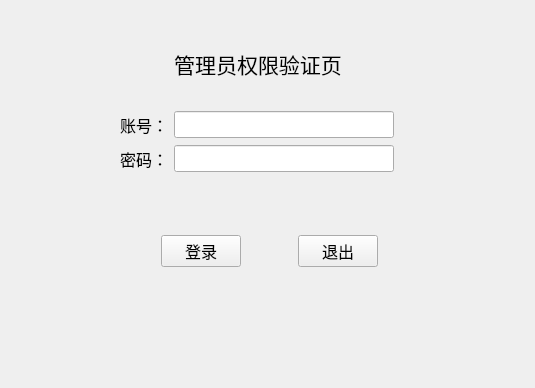
<?xml version="1.0" encoding="UTF-8"?>
<ui version="4.0">
 <class>Unlock</class>
 <widget class="QMainWindow" name="Unlock">
  <property name="geometry">
   <rect>
    <x>0</x>
    <y>0</y>
    <width>535</width>
    <height>388</height>
   </rect>
  </property>
  <property name="minimumSize">
   <size>
    <width>535</width>
    <height>388</height>
   </size>
  </property>
  <property name="maximumSize">
   <size>
    <width>535</width>
    <height>388</height>
   </size>
  </property>
  <property name="windowTitle">
   <string>权限验证</string>
  </property>
  <widget class="QWidget" name="centralwidget">
   <widget class="QLabel" name="label">
    <property name="geometry">
     <rect>
      <x>150</x>
      <y>50</y>
      <width>216</width>
      <height>27</height>
     </rect>
    </property>
    <property name="font">
     <font>
      <pointsize>16</pointsize>
     </font>
    </property>
    <property name="text">
     <string>管理员权限验证页</string>
    </property>
    <property name="alignment">
     <set>Qt::AlignCenter</set>
    </property>
   </widget>
   <widget class="QWidget" name="">
    <property name="geometry">
     <rect>
      <x>120</x>
      <y>110</y>
      <width>274</width>
      <height>63</height>
     </rect>
    </property>
    <layout class="QGridLayout" name="gridLayout">
     <item row="0" column="0">
      <widget class="QLabel" name="label_2">
       <property name="font">
        <font>
         <pointsize>12</pointsize>
        </font>
       </property>
       <property name="text">
        <string>账号：</string>
       </property>
      </widget>
     </item>
     <item row="0" column="1">
      <widget class="QLineEdit" name="lineEdit_user">
       <property name="font">
        <font>
         <pointsize>12</pointsize>
        </font>
       </property>
      </widget>
     </item>
     <item row="1" column="0">
      <widget class="QLabel" name="label_3">
       <property name="font">
        <font>
         <pointsize>12</pointsize>
        </font>
       </property>
       <property name="text">
        <string>密码：</string>
       </property>
      </widget>
     </item>
     <item row="1" column="1">
      <widget class="QLineEdit" name="lineEdit_password">
       <property name="font">
        <font>
         <pointsize>12</pointsize>
        </font>
       </property>
      </widget>
     </item>
    </layout>
   </widget>
   <widget class="QWidget" name="">
    <property name="geometry">
     <rect>
      <x>110</x>
      <y>210</y>
      <width>319</width>
      <height>82</height>
     </rect>
    </property>
    <layout class="QHBoxLayout" name="horizontalLayout">
     <item>
      <spacer name="horizontalSpacer_2">
       <property name="orientation">
        <enum>Qt::Horizontal</enum>
       </property>
       <property name="sizeHint" stdset="0">
        <size>
         <width>40</width>
         <height>20</height>
        </size>
       </property>
      </spacer>
     </item>
     <item>
      <widget class="QPushButton" name="pushButton_login">
       <property name="font">
        <font>
         <pointsize>12</pointsize>
        </font>
       </property>
       <property name="text">
        <string>登录</string>
       </property>
      </widget>
     </item>
     <item>
      <spacer name="horizontalSpacer">
       <property name="orientation">
        <enum>Qt::Horizontal</enum>
       </property>
       <property name="sizeHint" stdset="0">
        <size>
         <width>40</width>
         <height>20</height>
        </size>
       </property>
      </spacer>
     </item>
     <item>
      <widget class="QPushButton" name="pushButton_close">
       <property name="font">
        <font>
         <pointsize>12</pointsize>
        </font>
       </property>
       <property name="text">
        <string>退出</string>
       </property>
      </widget>
     </item>
     <item>
      <spacer name="horizontalSpacer_3">
       <property name="orientation">
        <enum>Qt::Horizontal</enum>
       </property>
       <property name="sizeHint" stdset="0">
        <size>
         <width>40</width>
         <height>20</height>
        </size>
       </property>
      </spacer>
     </item>
    </layout>
   </widget>
  </widget>
  <action name="exportLogAction">
   <property name="text">
    <string>导出日志</string>
   </property>
  </action>
  <action name="aboutAction">
   <property name="text">
    <string>关于</string>
   </property>
  </action>
 </widget>
 <resources/>
 <connections/>
</ui>
